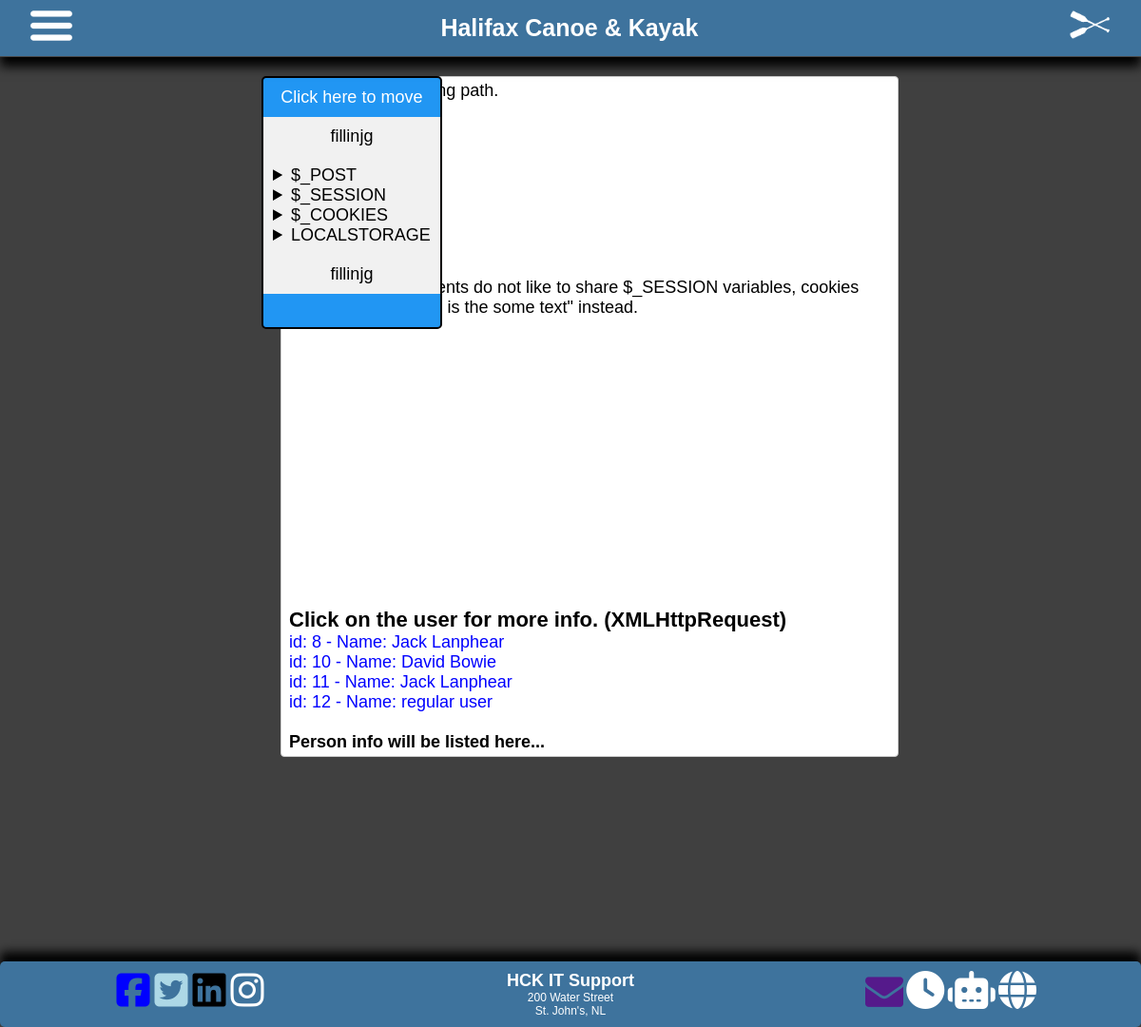
/took.php, run on the app's committed database.
### tables this page shows
CREATE TABLE `users` (
  `id` int(11) NOT NULL,
  `userName` varchar(50) NOT NULL,
  `lvl` int(11) NOT NULL DEFAULT 1,
  `firstName` varchar(40) NOT NULL,
  `lastName` varchar(40) NOT NULL,
  `email` varchar(40) NOT NULL,
  `password` varchar(255) NOT NULL,
  `created_at` datetime DEFAULT current_timestamp()
);

### took.php (the view, shortened to what this page needs)
<?php
require 'db/config.php';
  $sql = "SELECT id, firstname, lastname FROM users";
  $result = $link->query($sql);
?>
<!DOCTYPE html>
<html lang="en">
<head>
    <link href="css/styles.css" rel="stylesheet" type="text/css" />
</head>
<body>
<?php include 'menu-bar.php';?>
<div class="form_100">
    <div id="mydiv">
        <div id="mydivheader">Click here to move</div>
        <div id="mydivmain">fillinjg</div>
        <div id="norm"><?php include "var_dump.php"; ?></div>
        <div id="mydivmain2" class="mydivmain">fillinjg</div>
        <div id  ="mydivbottom"> </div>
    </div>
    <div class="form"><details>
    <summary>Example of clipping path.<div class ="h7">OCEAN</div></summary>
        </details>
    <div id ="iframe">Seems iframe elements do not like to share $_SESSION variables, cookies passed the info "this is the some text" instead.
        <iframe name ="iframe_a" src="blur.php" width="100%" height="300" style="border:none;"></iframe>
    </div>
        <div name="users1" class="users1 stick " >
 <h3>Click on the user for more info. (XMLHttpRequest)</h3>
        <?php
          if ($result->num_rows > 0) {
            while($row = $result->fetch_assoc()) {
              echo "<div onclick='showUser(" .$row["id"].")''>id: " . $row["id"]. " - Name: " . $row["firstname"]. " " . $row["lastname"]. "</div>";
            }
          } else {
            echo "0 results";
          }
        ?>  </div>
        <br><div id="txtHint"><b>Person info will be listed here...</b></div>
    </div>
</div>
    <?php require 'footer.php'; ?>
</body>
</html>

### css/styles.css (style rules this page uses)
* { padding: 0; margin: 0; font-family: sans-serif; font-size: 18px; box-sizing: border-box; }
body { background-color: #404040; min-height: 400px; margin-bottom: 200px; clear: both; }
div { border-radius: 5px; padding: 0px; }
.form_100 { margin: auto; max-width: 650px; width:80%; min-height: 800px; height:96%; }
.form { width:100%; padding: 4px 8px; margin: 20px ; border: 1px solid #ccc; border-radius: 4px; background-color: rgb(255, 255, 255); }
.h7 { font-size: 9.0em; text-transform: uppercase; font-family: 'Open Sans Pro', sans-serif; background: url(https://24.media.tumblr.com/tumblr_m87dri70zh1qzla33o1_500.gif); background: url(https://i.pinimg.com/originals/93/e2/f1/93e2f16470df49a18b8dc46546cdee57.gif); background-size: cover; -webkit-background-clip: text; -webkit-text-fill-color: transparent; text-align: center; }
.users1 { color:blue; }
.users1 > h3 { color:black; font-size: 22px; }

### took.php (style rules this page uses)
#mydiv { position: absolute; z-index: 1; background-color: #f1f1f1; background-color: #2196F3; text-align: center; border: 2px solid #030000; border-radius: 5px 5px 5px 5px; }
#norm { text-align: left; background-color: #f1f1f1; padding: 10px; border-radius: 0px; }
#mydivmain { text-align: center; background-color: #f1f1f1; padding: 10px; border-radius: 0px; }
#mydivmain2 { text-align: center; background-color: #f1f1f1; border-radius: 0px; padding: 10px; }
#mydivbottom { background-color: #2196F3; color: #fff; border-radius: 0 0 5px 5px; height:35px; padding: 10px; }
#mydivheader { padding: 10px; cursor: move; background-color: #2196F3; color: #fff; border-radius: 5px 5px 0 0; }

### data on the page
users: id "8", firstName "Jack", lastName "Lanphear"
users: id "10", firstName "David", lastName "Bowie"
users: id "11", firstName "Jack", lastName "Lanphear"
users: id "12", firstName "regular", lastName "user"
